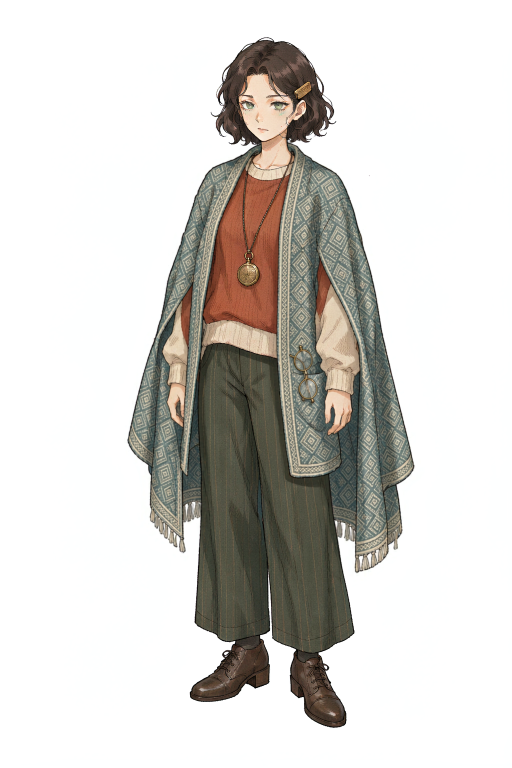
#> input picture assets/char/enfp.png, 1024 x 1536 px, given in place of user_pick.jpg, which was not available (shown at 1/2 size)
$ python mana_user_prep2.py
#> lines starting #> are read from the running program, lines starting #| are printed output that depends on the picture; after the words box and inside, x2 and y2 are one past the last pixel; in counts of white or black regions, pixels touching at a corner belong together; pictures that were not available may be replaced by others from this repository, and a replacement may not be noted
"""Mana 用户图 -> 透明底（v3）

在 v2 基础上修复两个问题：
  1. 发丝围成的封闭空隙（不与画面边界连通的暖米色区域）此前漏抠
     —— 新增「全图孔洞填充」：cand 中不与边界连通的孤立连通域，
        只要颜色≈背景色且尺寸不大，一律判为背景。
  2. 底部改为更长的柔和渐隐（smoothstep），避免裙摆末端出现生硬截断/残渣。

背景米色 BG≈(252,247,235)：R-B≈18、蓝通道≈235；
光环淡金 B≈211-224、白袍 B≈255 且 R≈B —— 用蓝通道 + 暖色同时约束可区分。

用法:
    python tools/mana_user_prep2.py                # 默认全流程
    python tools/mana_user_prep2.py <src> <dst_out_full> <dst_final>
"""
import sys
import numpy as np
from PIL import Image, ImageFilter

SRC = sys.argv[1] if len(sys.argv) > 1 else "assets/char/mana_user/user_pick.jpg"
DST_FULL = sys.argv[2] if len(sys.argv) > 2 else "assets/char/mana_user/mana_cut2.png"
DST_FINAL = sys.argv[3] if len(sys.argv) > 3 else "assets/char/mana.png"

BG = np.array([252.4, 246.6, 234.6], dtype=np.float32)
FADE_START = 0.870      # 底部渐隐起点（占全高比例）
FADE_END = 0.992        # 完全透明处

im = Image.open(SRC).convert("RGB")
#> im is the input picture: PIL image 1024x1536 RGB; mean R, G, B 212.7, 210.4, 206.3
a = np.asarray(im).astype(np.float32)
h, w = a.shape[:2]
#> h = 1536; w = 1024
N = h * w
#> N = 1572864
R, G, B = a[..., 0], a[..., 1], a[..., 2]
lum = 0.299 * R + 0.587 * G + 0.114 * B
print("src", im.size)
#| src (1024, 1536)

# ---------- 1) 背景候选 ----------
cand = ((R - B) > 11) & (lum > 233) & (B > 229)
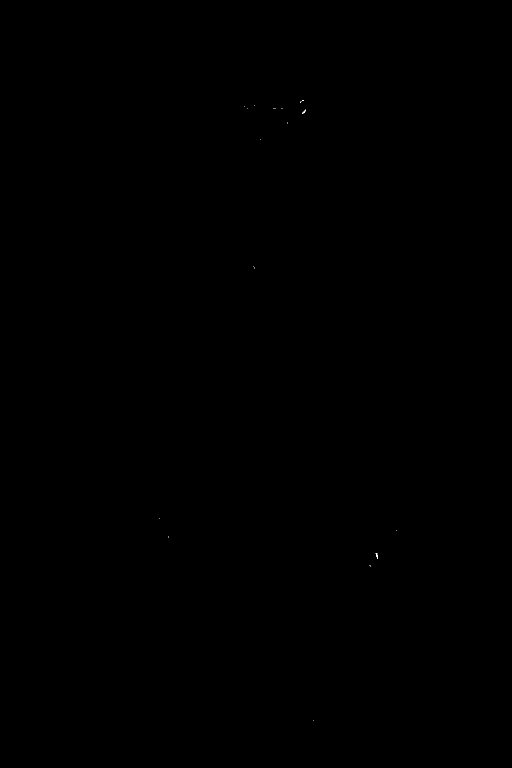
#> cand: shape (1536, 1024) bool (shown at 1/2 size); 0% white in thin lines or dots, all inside (x1, y1, x2, y2) = (318, 201, 793, 1442)
print("cand %.2f%%" % (100 * cand.mean()))
#| cand 0.00%


def bfs_from_border(mask):
    """mask 中与画面四边连通的区域（4 邻接）"""
    out = np.zeros(N, dtype=bool)
    flat = mask.reshape(-1)
    q = []
    for x in range(w):
        for y in (0, h - 1):
            j = y * w + x
            if flat[j] and not out[j]:
                out[j] = True
                q.append(j)
#> after the loop, q = []
    for y in range(h):
        for x in (0, w - 1):
            j = y * w + x
            if flat[j] and not out[j]:
                out[j] = True
                q.append(j)
    head = 0
    while head < len(q):
        i = q[head]
        head += 1
        y, x = divmod(i, w)
        if y > 0 and flat[i - w] and not out[i - w]:
            out[i - w] = True; q.append(i - w)
        if y < h - 1 and flat[i + w] and not out[i + w]:
            out[i + w] = True; q.append(i + w)
        if x > 0 and flat[i - 1] and not out[i - 1]:
            out[i - 1] = True; q.append(i - 1)
        if x < w - 1 and flat[i + 1] and not out[i + 1]:
            out[i + 1] = True; q.append(i + 1)
#> after the loop, head = 0
    return out.reshape(h, w)
#> returned value: shape (1536, 1024) bool; every value is 0


def label(mask, min_size=8, max_bbox=280):
    """连通域标记；返回 [(mask_bool, size)]，过滤过小/过大"""
    lab = np.zeros(N, dtype=np.int32)
    flat = mask.reshape(-1)
    res = []
    cur = 0
    order = np.flatnonzero(flat)
    for s in order:
        if lab[s] != 0:
            continue
        cur += 1
        lab[s] = cur
        q = [int(s)]
        head = 0
        px = []
        while head < len(q):
            i = q[head]
            head += 1
            px.append(i)
            y, x = divmod(i, w)
            for j in (
                i - w if y > 0 else -1,
                i + w if y < h - 1 else -1,
                i - 1 if x > 0 else -1,
                i + 1 if x < w - 1 else -1,
            ):
                if j >= 0 and flat[j] and lab[j] == 0:
                    lab[j] = cur
                    q.append(j)
        if len(px) < min_size:
            continue
        idx = np.array(px)
        yy, xx = np.divmod(idx, w)
        if (xx.max() - xx.min()) > max_bbox or (yy.max() - yy.min()) > max_bbox:
            continue
        m = np.zeros(N, dtype=bool)
        m[idx] = True
        res.append((m.reshape(h, w), len(px)))
    return res


# ---------- 2) 边界连通 = 背景 ----------
bg = bfs_from_border(cand)
print("bg(after border flood) %.2f%%" % (100 * bg.mean()))
#| bg(after border flood) 0.00%

# ---------- 3a) 头顶补丁：光环圈内的背景被环线隔断，泛洪到不了 ----------
diff = np.abs(a - BG).max(axis=2)
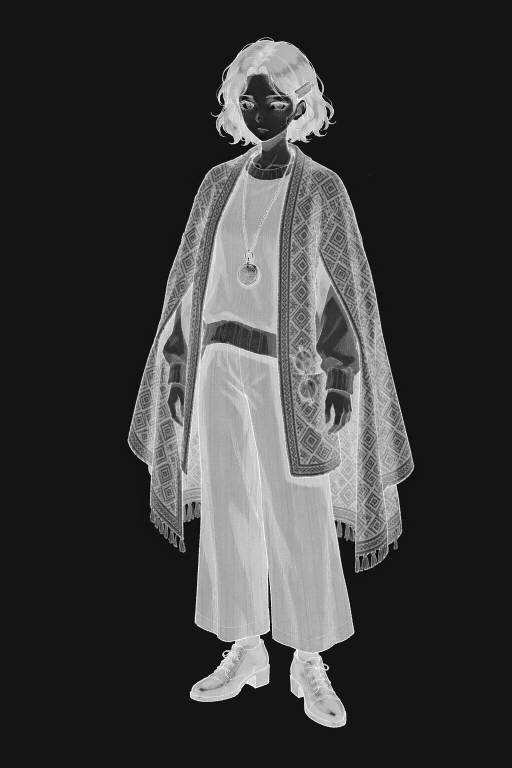
#> diff: shape (1536, 1024) float32 (shown at 1/2 size); min 1.6, max 252.4, mean 59.2
patch = np.zeros_like(bg)
patch[0:int(h * 0.215), int(w * 0.25):int(w * 0.75)] = True
patched = int((cand & patch & ~bg).sum())
#> patched = 41
bg |= (cand & patch)
#> bg: shape (1536, 1024) bool; 0% white in thin lines or dots, all inside (x1, y1, x2, y2) = (488, 201, 611, 279)
print("halo patch: +%d px -> bg %.2f%%" % (patched, 100 * bg.mean()))
#| halo patch: +41 px -> bg 0.00%

# ---------- 3b) 孔洞填充：发丝围成的封闭空隙 ----------
# 严格判据：颜色必须与背景几乎一致（JPEG 噪点范围内）+ 面积很小
# —— 白袍的暖白高光虽然也偏暖，但与背景有色差且成片，不会被误删
holes = cand & ~bg
#> holes: shape (1536, 1024) bool; 0% white in thin lines or dots, all inside (x1, y1, x2, y2) = (318, 533, 793, 1442)
filled = 0
cnt_hole = 0

# 实测结论（诊断可视化）：
#   真正的发丝/指缝镂空，颜色与背景几乎一致（diff≈3、蓝通道≈235），面积可达数千像素；
#   而裙摆处的米色褶皱阴影颜色同样接近背景 —— 单靠颜色无法区分二者。
#   但发丝镂空只出现在画面上半部的碎发区，因此用纵向范围把它们隔离开。
HOLE_Y_LIMIT = 0.62

# 前景"厚度"图：把已确认背景反复膨胀 12px 后仍覆盖不到的前景 = 粗大的实体
# （躯干、袍面大块）；覆盖面内 = 细结构（发丝）。碎发镂空的四周一定是细结构。
_cur = (bg.astype(np.uint8)) * 255
for _ in range(12):
    _cur = np.asarray(Image.fromarray(_cur).filter(ImageFilter.MaxFilter(3)))
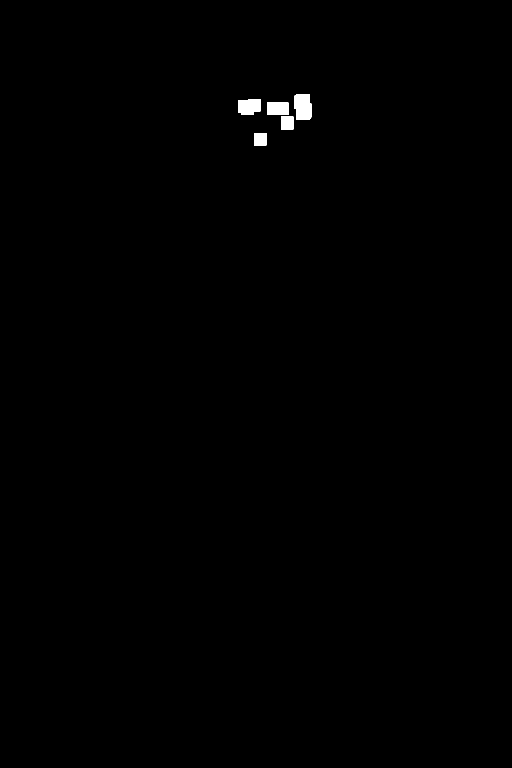
#> _cur: shape (1536, 1024) (shown at 1/2 size); 0.33% white; 5 white regions, box (x1, y1, x2, y2) and area: (588, 189, 623, 240) 1620, (476, 198, 521, 230) 1261, (534, 204, 577, 230) 1087, (562, 233, 587, 259) 650, (508, 266, 533, 291) 625
thick = (~bg) & (_cur == 0)
print("thick-foreground %.2f%%" % (100 * thick.mean()))
#| thick-foreground 99.67%

dbg = []
for m, size in label(holes, min_size=10, max_bbox=10 ** 9):
#> in label, `cur = 0`: cur = 0
    ys_, xs_ = np.where(m)
    if ys_.mean() > h * HOLE_Y_LIMIT:
        continue                    # 裙摆区：米色褶皱与背景同色，一律不动
    dm = diff[m]
    if dm.mean() > 6.0 or np.percentile(dm, 90) > 10.0:
        continue                    # 与背景有色差 -> 是布料
    if B[m].mean() > 242:
        continue                    # 蓝通道明显高于背景 -> 袍面高光，保留
    pad = 5
    y0b, y1b = max(0, ys_.min() - pad), min(h, ys_.max() + pad + 1)
    x0b, x1b = max(0, xs_.min() - pad), min(w, xs_.max() + pad + 1)
    tf = float(thick[y0b:y1b, x0b:x1b].mean())
    dbg.append((size, round(float(dm.mean()), 1), round(float(B[m].mean()), 1), round(tf, 2),
                int(xs_.mean()), int(ys_.mean())))
    bg |= m
    filled += size
    cnt_hole += 1
#> this loop made 1 pass
#> after the loop, cnt_hole = 0; dbg = []; filled = 0
dbg.sort(key=lambda t: -t[0])
print("hole candidates:", len(dbg))
#| hole candidates: 0
for t in dbg[:30]:
    print("   size=%6d diff=%4.1f B=%5.1f thick=%.2f  at(%d,%d)" % t)
#> this loop made 0 passes
print("hole-fill: %d blobs, %d px -> bg %.2f%%" % (cnt_hole, filled, 100 * bg.mean()))
#| hole-fill: 0 blobs, 0 px -> bg 0.00%

# ---------- 4) 孤立前景小岛（与主体不相连、颜色≈背景的碎片）----------
island = 0
for m, size in label(~bg, min_size=30, max_bbox=10 ** 9):
    if size >= 4000:
        continue
    if (diff[m] < 15).mean() > 0.55:
        bg |= m
        island += size
#> this loop made 1 pass
#> size on pass 1: 1572822
#> after the loop, island = 0
print("island-removed %d px -> bg %.2f%%" % (island, 100 * bg.mean()))
#| island-removed 0 px -> bg 0.00%

# ---------- 5) alpha ----------
alpha = np.where(bg, 0.0, 1.0).astype(np.float32)
am = Image.fromarray((alpha * 255).astype(np.uint8)).filter(ImageFilter.GaussianBlur(0.6))
alpha = np.asarray(am).astype(np.float32) / 255.0

# ---------- 6) 底部柔和渐隐（smoothstep）----------
y0, y1 = int(h * FADE_START), int(h * FADE_END)
#> y0 = 1336; y1 = 1523
yy = np.arange(h, dtype=np.float32)
#> yy = 1536 values from 0 to 1535
t = np.clip((yy - y0) / max(1, (y1 - y0)), 0.0, 1.0)
#> t = 1536 values from 0 to 1
t = t * t * (3 - 2 * t)                      # smoothstep
ramp = np.where(yy < y0, 1.0, 1.0 - t)
alpha *= ramp[:, None]
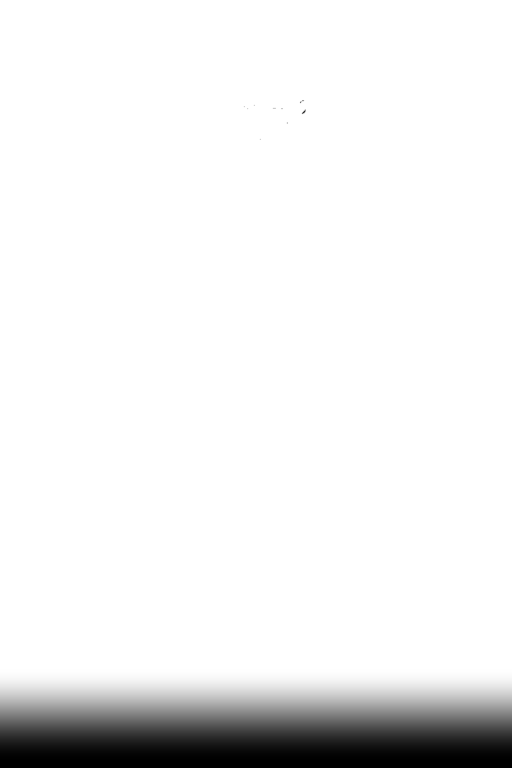
#> alpha: shape (1536, 1024) float32 (shown at 1/2 size); min 0, max 1, mean 0.931
print("bottom fade: %d -> %d (rows %.0f%%-%.0f%%)" % (y0, y1, 100 * FADE_START, 100 * FADE_END))
#| bottom fade: 1336 -> 1523 (rows 87%-99%)

# ---------- 7) 反预乘 ----------
al = alpha[..., None]
gain = np.minimum(1.0 / np.clip(al, 1e-3, 1.0), 4.0)
rgb = BG + (a - BG) * gain
rgb = np.clip(rgb, 0, 255)

# ---------- 8) 色度平滑 ----------
tmp = Image.fromarray(rgb.astype(np.uint8), "RGB").convert("YCbCr")
#> tmp: PIL image 1024x1536 YCbCr; mean of channels 0, 1, 2 210.1, 125.4, 129.2
y_, cb_, cr_ = tmp.split()
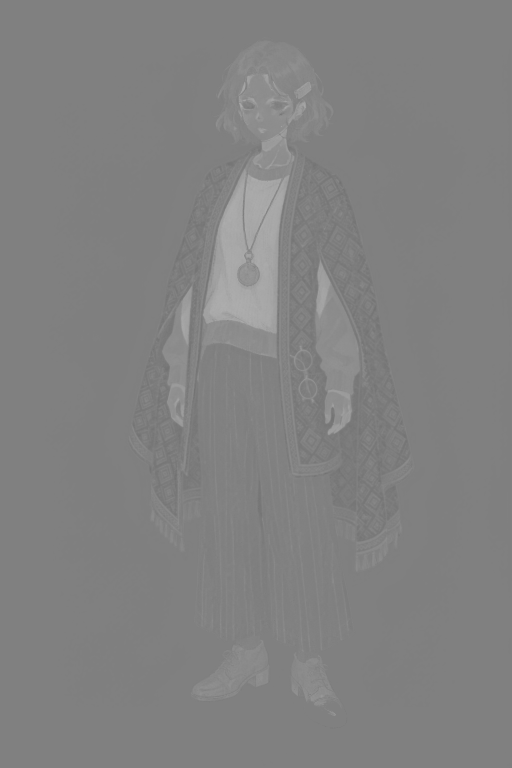
#> cr_: PIL image 1024x1536 L (shown at 1/2 size); min 104, max 178, mean 129.2
cb_ = cb_.filter(ImageFilter.GaussianBlur(0.7))
cr_ = cr_.filter(ImageFilter.GaussianBlur(0.7))
rgb = np.asarray(Image.merge("YCbCr", (y_, cb_, cr_)).convert("RGB")).astype(np.float32)

full = Image.fromarray(np.dstack([rgb, alpha * 255]).astype(np.uint8), "RGBA")
full.save(DST_FULL)
print("saved full", DST_FULL, full.size)
#| saved full assets/char/mana_user/mana_cut2.png (1024, 1536)

# ---------- 9) 缩放到站点尺寸 1024x1536 + 内部轻度锐化 ----------
TW, TH = 1024, 1536
small = full.resize((TW, TH), Image.LANCZOS)
sm_rgb = small.convert("RGB").filter(ImageFilter.UnsharpMask(radius=1.3, percent=45, threshold=4))
sa = np.asarray(small)
al_s = sa[..., 3]
res = np.asarray(small.convert("RGB")).copy()
solid = al_s > 250
#> solid: shape (1536, 1024) bool; 87.9% white; 10 black regions (6 under 20 px), largest, box (x1, y1, x2, y2) and area: (0, 1350, 1024, 1536) 190464, (603, 218, 612, 229) 60, (599, 200, 609, 207) 41, (545, 215, 552, 218) 21
res[solid] = np.asarray(sm_rgb)[solid]
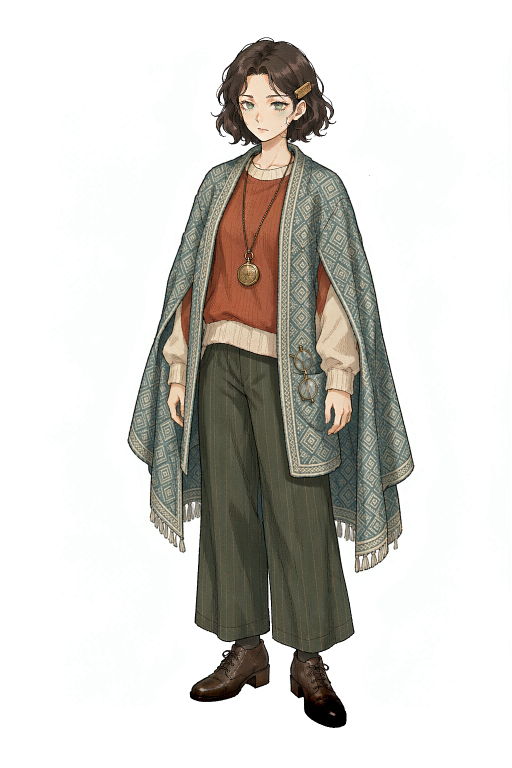
#> res: shape (1536, 1024, 3) (shown at 1/2 size); mean R, G, B 211.5, 209.8, 205.3
Image.fromarray(np.dstack([res, al_s]).astype(np.uint8), "RGBA").save(DST_FINAL)
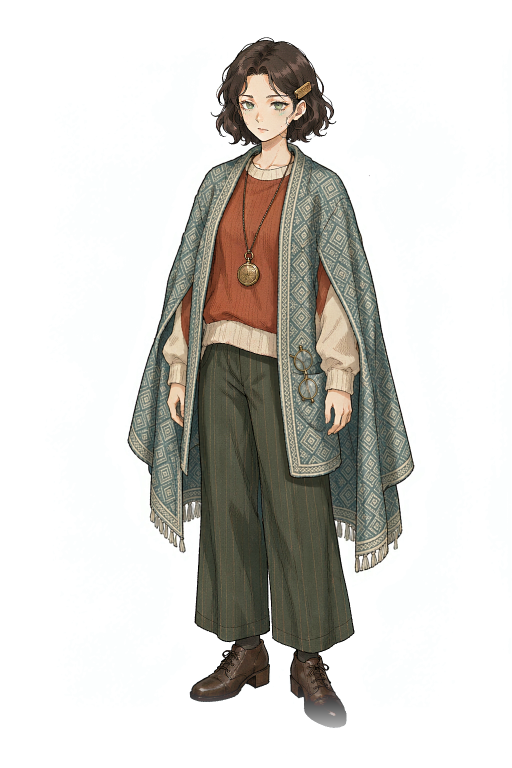
#> saved as mana.png: PIL image 1024x1536 RGBA (shown at 1/2 size); mean R, G, B, A 211.5, 209.8, 205.3, 237.3; transparent parts drawn white
print("saved final", DST_FINAL, (TW, TH))
